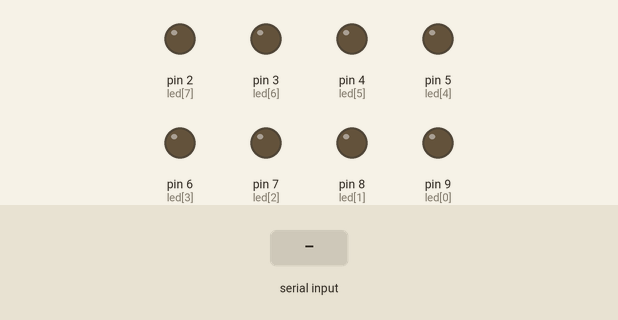
Simulated run of this sketch. Board: Arduino Uno, built with avr-gcc and run on an emulated ATmega328P. Parts: output pins drawn as LEDs (lit = HIGH). The inputs (shaded band) are chosen by the test bench.

Above: at 1.2 s.
1.3 s: "1" received over Serial
At 2.1 s:
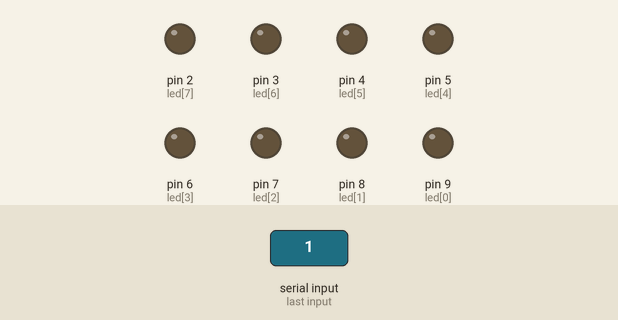
2.8 s: "2" received over Serial
At 4.0 s:
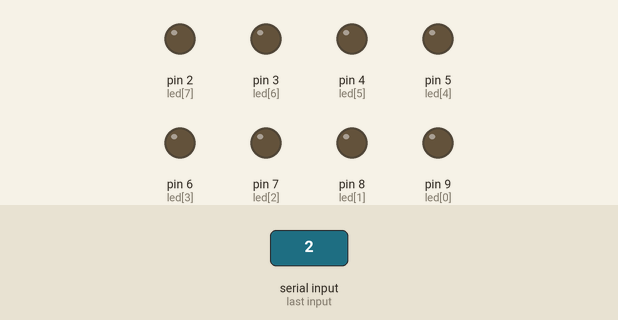
4.3 s: "3" received over Serial
At 5.2 s:
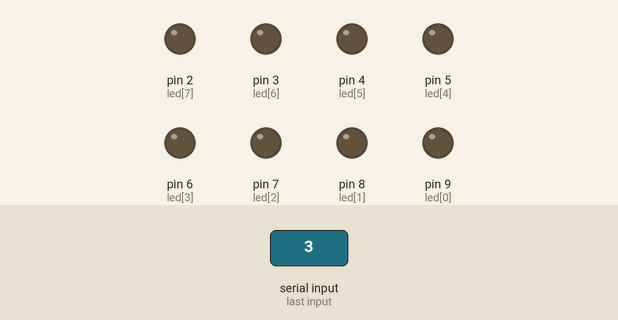
5.8 s: "4" received over Serial
At 6.4 s:
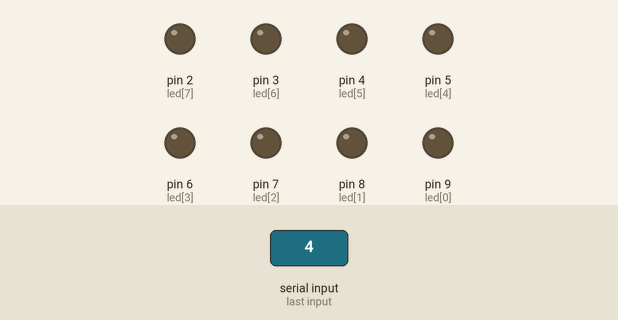
7.3 s: "5" received over Serial
At 8.5 s:
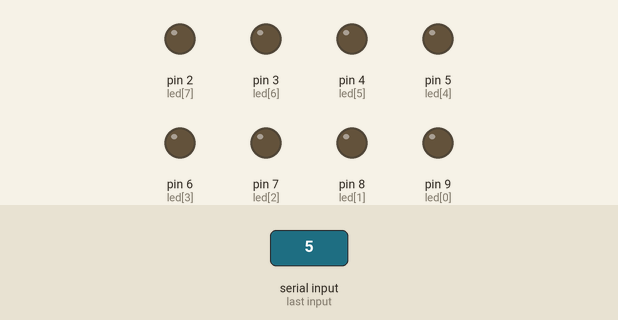
8.8 s: "6" received over Serial
At 9.8 s:
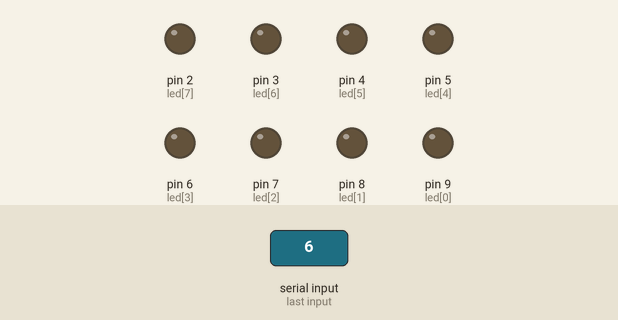
Timing chart, 0 to 11.3 s (numbered marks = the images above; inputs shaded):
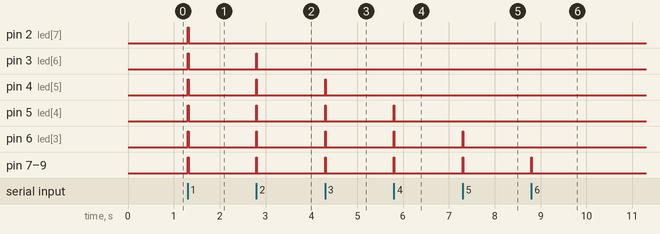

Measured:
- after the input at 1.3 s, pin 2 (led[7]), pin 3 (led[6]), pin 4 (led[5]), pin 5 (led[4]), pin 6 (led[3]), pin 7 (led[2]), pin 8 (led[1]), pin 9 (led[0]): LOW → HIGH at once, → LOW 0.02 s later
- after the input at 2.8 s, pin 3 (led[6]), pin 4 (led[5]), pin 5 (led[4]), pin 6 (led[3]), pin 7 (led[2]), pin 8 (led[1]), pin 9 (led[0]): LOW → HIGH at once, → LOW 0.01 s later
- after the input at 4.3 s, pin 4 (led[5]), pin 5 (led[4]), pin 6 (led[3]), pin 7 (led[2]), pin 8 (led[1]), pin 9 (led[0]): LOW → HIGH at once, → LOW 0.01 s later
- after the input at 5.8 s, pin 5 (led[4]), pin 6 (led[3]), pin 7 (led[2]), pin 8 (led[1]), pin 9 (led[0]): LOW → HIGH at once, → LOW 0.01 s later
- after the input at 7.3 s, pin 6 (led[3]), pin 7 (led[2]), pin 8 (led[1]), pin 9 (led[0]): LOW → HIGH at once, → LOW 0.01 s later
- after the input at 8.8 s, pin 7 (led[2]), pin 8 (led[1]), pin 9 (led[0]): LOW → HIGH at once, → LOW 0.01 s later

The sketch:

sketch_feb08a.ino
```cpp
int led[] = {9, 8, 7, 6, 5, 4, 3, 2};
bool done = false;

void setup() {
  for(int i = 0; i<8; i++){
    pinMode(led[i], OUTPUT);
  }

  Serial.begin(9600);
}

void loop() {
  if(Serial.available() > 0){
    char state = Serial.read();
    if(state == '1'){
      digitalWrite(led[7], HIGH);
      digitalWrite(led[6], HIGH);
      digitalWrite(led[5], HIGH);
      digitalWrite(led[4], HIGH);
      digitalWrite(led[3], HIGH);
      digitalWrite(led[2], HIGH);
      digitalWrite(led[1], HIGH);
      digitalWrite(led[0], HIGH);

      delay(20);
      digitalWrite(led[7], LOW);
      digitalWrite(led[6], LOW);
      digitalWrite(led[5], LOW);
      digitalWrite(led[4], LOW);
      digitalWrite(led[3], LOW);
      digitalWrite(led[2], LOW);
      digitalWrite(led[1], LOW);
      digitalWrite(led[0], LOW);
    }
    if(state == '2'){
      digitalWrite(led[6], HIGH);
      digitalWrite(led[5], HIGH);
      digitalWrite(led[4], HIGH);
      digitalWrite(led[3], HIGH);
      digitalWrite(led[2], HIGH);
      digitalWrite(led[1], HIGH);
      digitalWrite(led[0], HIGH);

      delay(10);
      digitalWrite(led[6], LOW);
      digitalWrite(led[5], LOW);
      digitalWrite(led[4], LOW);
      digitalWrite(led[3], LOW);
      digitalWrite(led[2], LOW);
      digitalWrite(led[1], LOW);
      digitalWrite(led[0], LOW);
    }
    if(state == '3'){
      digitalWrite(led[5], HIGH);
      digitalWrite(led[4], HIGH);
      digitalWrite(led[3], HIGH);
      digitalWrite(led[2], HIGH);
      digitalWrite(led[1], HIGH);
      digitalWrite(led[0], HIGH);

      delay(10);
      digitalWrite(led[5], LOW);
      digitalWrite(led[4], LOW);
      digitalWrite(led[3], LOW);
      digitalWrite(led[2], LOW);
      digitalWrite(led[1], LOW);
      digitalWrite(led[0], LOW);
    }
    if(state == '4'){
      digitalWrite(led[4], HIGH);
      digitalWrite(led[3], HIGH);
      digitalWrite(led[2], HIGH);
      digitalWrite(led[1], HIGH);
      digitalWrite(led[0], HIGH);

      delay(10);
      digitalWrite(led[4], LOW);
      digitalWrite(led[3], LOW);
      digitalWrite(led[2], LOW);
      digitalWrite(led[1], LOW);
      digitalWrite(led[0], LOW);
    }
    if(state == '5'){
      digitalWrite(led[3], HIGH);
      digitalWrite(led[2], HIGH);
      digitalWrite(led[1], HIGH);
      digitalWrite(led[0], HIGH);

      delay(10);
      digitalWrite(led[3], LOW);
      digitalWrite(led[2], LOW);
      digitalWrite(led[1], LOW);
      digitalWrite(led[0], LOW);
    }
    if(state == '6'){
      digitalWrite(led[2], HIGH);
      digitalWrite(led[1], HIGH);
      digitalWrite(led[0], HIGH);

      delay(10);
      digitalWrite(led[2], LOW);
      digitalWrite(led[1], LOW);
      digitalWrite(led[0], LOW);
    }
    if(state == '7'){
      digitalWrite(led[1], HIGH);
      digitalWrite(led[0], HIGH);

      delay(10);
      digitalWrite(led[1], LOW);
      digitalWrite(led[0], LOW);
    }
    if(state == '8'){
      digitalWrite(led[0], HIGH);
      delay(10);
      digitalWrite(led[0], LOW);
    }

  }

  //for(int i = 0; i<8; i++){
  //  digitalWrite(led[i], HIGH);
  //}
}
void pulse(){
  if(done){
    done = false;
    for(int i = 255; i>=0; i--){
      //analogWrite(LED1, i);
      //analogWrite(LED2, i);
      //analogWrite(LED3, i);
      //delay(0.5);
    }
  }
  done = true;
}
```
